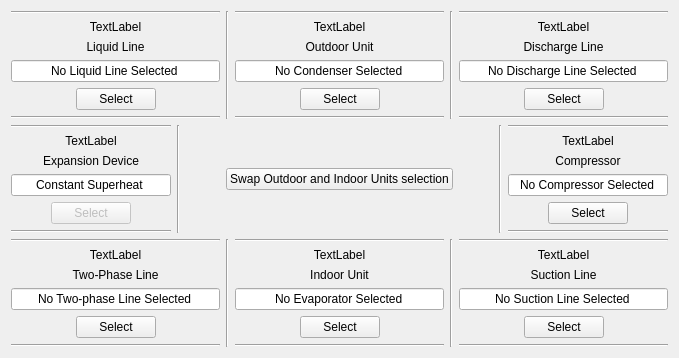
      <widget class="QWidget" name="tab_2">
       <attribute name="title">
        <string>Cycle Configuration</string>
       </attribute>
       <layout class="QVBoxLayout" name="verticalLayout_7">
        <item>
         <layout class="QHBoxLayout" name="horizontalLayout_3">
          <item>
           <layout class="QVBoxLayout" name="verticalLayout_11">
            <item>
             <widget class="Line" name="line_10">
              <property name="orientation">
               <enum>Qt::Horizontal</enum>
              </property>
             </widget>
            </item>
            <item>
             <widget class="QLabel" name="Liquidline_photo">
              <property name="text">
               <string>TextLabel</string>
              </property>
              <property name="alignment">
               <set>Qt::AlignCenter</set>
              </property>
             </widget>
            </item>
            <item>
             <widget class="QLabel" name="Liquidline_label">
              <property name="text">
               <string>Liquid Line</string>
              </property>
              <property name="alignment">
               <set>Qt::AlignCenter</set>
              </property>
             </widget>
            </item>
            <item>
             <widget class="QLineEdit" name="LiquidLine_selected_name">
              <property name="text">
               <string>No Liquid Line Selected</string>
              </property>
              <property name="alignment">
               <set>Qt::AlignCenter</set>
              </property>
              <property name="readOnly">
               <bool>true</bool>
              </property>
             </widget>
            </item>
            <item>
             <layout class="QHBoxLayout" name="horizontalLayout_10">
              <item>
               <spacer name="horizontalSpacer_12">
                <property name="orientation">
                 <enum>Qt::Horizontal</enum>
                </property>
                <property name="sizeHint" stdset="0">
                 <size>
                  <width>40</width>
                  <height>20</height>
                 </size>
                </property>
               </spacer>
              </item>
              <item>
               <widget class="QPushButton" name="LiquidLine_select_button">
                <property name="text">
                 <string>Select</string>
                </property>
               </widget>
              </item>
              <item>
               <spacer name="horizontalSpacer_13">
                <property name="orientation">
                 <enum>Qt::Horizontal</enum>
                </property>
                <property name="sizeHint" stdset="0">
                 <size>
                  <width>40</width>
                  <height>20</height>
                 </size>
                </property>
               </spacer>
              </item>
             </layout>
            </item>
            <item>
             <widget class="Line" name="line_9">
              <property name="orientation">
               <enum>Qt::Horizontal</enum>
              </property>
             </widget>
            </item>
           </layout>
          </item>
          <item>
           <widget class="Line" name="line_5">
            <property name="orientation">
             <enum>Qt::Vertical</enum>
            </property>
           </widget>
          </item>
          <item>
           <layout class="QVBoxLayout" name="verticalLayout_5">
            <item>
             <widget class="Line" name="line_8">
              <property name="orientation">
               <enum>Qt::Horizontal</enum>
              </property>
             </widget>
            </item>
            <item>
             <widget class="QLabel" name="Condenser_photo">
              <property name="text">
               <string>TextLabel</string>
              </property>
              <property name="alignment">
               <set>Qt::AlignCenter</set>
              </property>
             </widget>
            </item>
            <item>
             <widget class="QLabel" name="Condenser_label">
              <property name="text">
               <string>Outdoor Unit</string>
              </property>
              <property name="alignment">
               <set>Qt::AlignCenter</set>
              </property>
             </widget>
            </item>
            <item>
             <widget class="QLineEdit" name="Condenser_selected_name">
              <property name="text">
               <string>No Condenser Selected</string>
              </property>
              <property name="alignment">
               <set>Qt::AlignCenter</set>
              </property>
              <property name="readOnly">
               <bool>true</bool>
              </property>
             </widget>
            </item>
            <item>
             <layout class="QHBoxLayout" name="horizontalLayout_11">
              <item>
               <spacer name="horizontalSpacer_14">
                <property name="orientation">
                 <enum>Qt::Horizontal</enum>
                </property>
                <property name="sizeHint" stdset="0">
                 <size>
                  <width>40</width>
                  <height>20</height>
                 </size>
                </property>
               </spacer>
              </item>
              <item>
               <widget class="QPushButton" name="Condenser_select_button">
                <property name="text">
                 <string>Select</string>
                </property>
               </widget>
              </item>
              <item>
               <spacer name="horizontalSpacer_15">
                <property name="orientation">
                 <enum>Qt::Horizontal</enum>
                </property>
                <property name="sizeHint" stdset="0">
                 <size>
                  <width>40</width>
                  <height>20</height>
                 </size>
                </property>
               </spacer>
              </item>
             </layout>
            </item>
            <item>
             <widget class="Line" name="line_7">
              <property name="orientation">
               <enum>Qt::Horizontal</enum>
              </property>
             </widget>
            </item>
           </layout>
          </item>
          <item>
           <widget class="Line" name="line_6">
            <property name="orientation">
             <enum>Qt::Vertical</enum>
            </property>
           </widget>
          </item>
          <item>
           <layout class="QVBoxLayout" name="verticalLayout_6">
            <item>
             <widget class="Line" name="line_12">
              <property name="orientation">
               <enum>Qt::Horizontal</enum>
              </property>
             </widget>
            </item>
            <item>
             <widget class="QLabel" name="Dischargeline_photo">
              <property name="text">
               <string>TextLabel</string>
              </property>
              <property name="alignment">
               <set>Qt::AlignCenter</set>
              </property>
             </widget>
            </item>
            <item>
             <widget class="QLabel" name="Dischargeline_label">
              <property name="text">
               <string>Discharge Line</string>
              </property>
              <property name="alignment">
               <set>Qt::AlignCenter</set>
              </property>
             </widget>
            </item>
            <item>
             <widget class="QLineEdit" name="DischargeLine_selected_name">
              <property name="text">
               <string>No Discharge Line Selected</string>
              </property>
              <property name="alignment">
               <set>Qt::AlignCenter</set>
              </property>
              <property name="readOnly">
               <bool>true</bool>
              </property>
             </widget>
            </item>
            <item>
             <layout class="QHBoxLayout" name="horizontalLayout_12">
              <item>
               <spacer name="horizontalSpacer_16">
                <property name="orientation">
                 <enum>Qt::Horizontal</enum>
                </property>
                <property name="sizeHint" stdset="0">
                 <size>
                  <width>40</width>
                  <height>20</height>
                 </size>
                </property>
               </spacer>
              </item>
              <item>
               <widget class="QPushButton" name="DischargeLine_select_button">
                <property name="text">
                 <string>Select</string>
                </property>
               </widget>
              </item>
              <item>
               <spacer name="horizontalSpacer_17">
                <property name="orientation">
                 <enum>Qt::Horizontal</enum>
                </property>
                <property name="sizeHint" stdset="0">
                 <size>
                  <width>40</width>
                  <height>20</height>
                 </size>
                </property>
               </spacer>
              </item>
             </layout>
            </item>
            <item>
             <widget class="Line" name="line_11">
              <property name="orientation">
               <enum>Qt::Horizontal</enum>
              </property>
             </widget>
            </item>
           </layout>
          </item>
         </layout>
        </item>
        <item>
         <layout class="QHBoxLayout" name="horizontalLayout_2">
          <item>
           <layout class="QVBoxLayout" name="verticalLayout_2">
            <item>
             <widget class="Line" name="line">
              <property name="orientation">
               <enum>Qt::Horizontal</enum>
              </property>
             </widget>
            </item>
            <item>
             <widget class="QLabel" name="Expansion_photo">
              <property name="text">
               <string>TextLabel</string>
              </property>
              <property name="alignment">
               <set>Qt::AlignCenter</set>
              </property>
             </widget>
            </item>
            <item>
             <widget class="QLabel" name="Expansion_label">
              <property name="text">
               <string>Expansion Device</string>
              </property>
              <property name="alignment">
               <set>Qt::AlignCenter</set>
              </property>
             </widget>
            </item>
            <item>
             <widget class="QLineEdit" name="Expansion_selected_name">
              <property name="text">
               <string>Constant Superheat</string>
              </property>
              <property name="alignment">
               <set>Qt::AlignCenter</set>
              </property>
              <property name="readOnly">
               <bool>true</bool>
              </property>
             </widget>
            </item>
            <item>
             <layout class="QHBoxLayout" name="horizontalLayout_8">
              <item>
               <spacer name="horizontalSpacer_8">
                <property name="orientation">
                 <enum>Qt::Horizontal</enum>
                </property>
                <property name="sizeHint" stdset="0">
                 <size>
                  <width>40</width>
                  <height>20</height>
                 </size>
                </property>
               </spacer>
              </item>
              <item>
               <widget class="QPushButton" name="Expansion_select_button">
                <property name="enabled">
                 <bool>false</bool>
                </property>
                <property name="text">
                 <string>Select</string>
                </property>
               </widget>
              </item>
              <item>
               <spacer name="horizontalSpacer_9">
                <property name="orientation">
                 <enum>Qt::Horizontal</enum>
                </property>
                <property name="sizeHint" stdset="0">
                 <size>
                  <width>40</width>
                  <height>20</height>
                 </size>
                </property>
               </spacer>
              </item>
             </layout>
            </item>
            <item>
             <widget class="Line" name="line_2">
              <property name="orientation">
               <enum>Qt::Horizontal</enum>
              </property>
             </widget>
            </item>
           </layout>
          </item>
          <item>
           <widget class="Line" name="line_16">
            <property name="orientation">
             <enum>Qt::Vertical</enum>
            </property>
           </widget>
          </item>
          <item>
           <spacer name="horizontalSpacer">
            <property name="orientation">
             <enum>Qt::Horizontal</enum>
            </property>
            <property name="sizeHint" stdset="0">
             <size>
              <width>40</width>
              <height>20</height>
             </size>
            </property>
           </spacer>
          </item>
          <item>
           <widget class="QPushButton" name="swap_HXs_button">
            <property name="text">
             <string>Swap Outdoor and Indoor Units selection</string>
            </property>
           </widget>
          </item>
          <item>
           <spacer name="horizontalSpacer_18">
            <property name="orientation">
             <enum>Qt::Horizontal</enum>
            </property>
            <property name="sizeHint" stdset="0">
             <size>
              <width>40</width>
              <height>20</height>
             </size>
            </property>
           </spacer>
          </item>
          <item>
           <widget class="Line" name="line_15">
            <property name="orientation">
             <enum>Qt::Vertical</enum>
            </property>
           </widget>
          </item>
          <item>
           <layout class="QVBoxLayout" name="verticalLayout_4">
            <item>
             <widget class="Line" name="line_13">
              <property name="orientation">
               <enum>Qt::Horizontal</enum>
              </property>
             </widget>
            </item>
            <item>
             <widget class="QLabel" name="Compressor_photo">
              <property name="text">
               <string>TextLabel</string>
              </property>
              <property name="alignment">
               <set>Qt::AlignCenter</set>
              </property>
             </widget>
            </item>
            <item>
             <widget class="QLabel" name="Compressor_label">
              <property name="text">
               <string>Compressor</string>
              </property>
              <property name="alignment">
               <set>Qt::AlignCenter</set>
              </property>
             </widget>
            </item>
            <item>
             <widget class="QLineEdit" name="Compressor_selected_name">
              <property name="text">
               <string>No Compressor Selected</string>
              </property>
              <property name="alignment">
               <set>Qt::AlignCenter</set>
              </property>
              <property name="readOnly">
               <bool>true</bool>
              </property>
             </widget>
            </item>
            <item>
             <layout class="QHBoxLayout" name="horizontalLayout_9">
              <item>
               <spacer name="horizontalSpacer_10">
                <property name="orientation">
                 <enum>Qt::Horizontal</enum>
                </property>
                <property name="sizeHint" stdset="0">
                 <size>
                  <width>40</width>
                  <height>20</height>
                 </size>
                </property>
               </spacer>
              </item>
              <item>
               <widget class="QPushButton" name="Compressor_select_button">
                <property name="text">
                 <string>Select</string>
                </property>
               </widget>
              </item>
              <item>
               <spacer name="horizontalSpacer_11">
                <property name="orientation">
                 <enum>Qt::Horizontal</enum>
                </property>
                <property name="sizeHint" stdset="0">
                 <size>
                  <width>40</width>
                  <height>20</height>
                 </size>
                </property>
               </spacer>
              </item>
             </layout>
            </item>
            <item>
             <widget class="Line" name="line_14">
              <property name="orientation">
               <enum>Qt::Horizontal</enum>
              </property>
             </widget>
            </item>
           </layout>
          </item>
         </layout>
        </item>
        <item>
         <layout class="QHBoxLayout" name="horizontalLayout">
          <item>
           <layout class="QVBoxLayout" name="verticalLayout_10">
            <item>
             <widget class="Line" name="line_17">
              <property name="orientation">
               <enum>Qt::Horizontal</enum>
              </property>
             </widget>
            </item>
            <item>
             <widget class="QLabel" name="Twophaseline_photo">
              <property name="text">
               <string>TextLabel</string>
              </property>
              <property name="alignment">
               <set>Qt::AlignCenter</set>
              </property>
             </widget>
            </item>
            <item>
             <widget class="QLabel" name="Twophaseline_label">
              <property name="text">
               <string>Two-Phase Line</string>
              </property>
              <property name="alignment">
               <set>Qt::AlignCenter</set>
              </property>
             </widget>
            </item>
            <item>
             <widget class="QLineEdit" name="TwophaseLine_selected_name">
              <property name="text">
               <string>No Two-phase Line Selected</string>
              </property>
              <property name="alignment">
               <set>Qt::AlignCenter</set>
              </property>
              <property name="readOnly">
               <bool>true</bool>
              </property>
             </widget>
            </item>
            <item>
             <layout class="QHBoxLayout" name="horizontalLayout_7">
              <item>
               <spacer name="horizontalSpacer_6">
                <property name="orientation">
                 <enum>Qt::Horizontal</enum>
                </property>
                <property name="sizeHint" stdset="0">
                 <size>
                  <width>40</width>
                  <height>20</height>
                 </size>
                </property>
               </spacer>
              </item>
              <item>
               <widget class="QPushButton" name="TwophaseLine_select_button">
                <property name="text">
                 <string>Select</string>
                </property>
               </widget>
              </item>
              <item>
               <spacer name="horizontalSpacer_7">
                <property name="orientation">
                 <enum>Qt::Horizontal</enum>
                </property>
                <property name="sizeHint" stdset="0">
                 <size>
                  <width>40</width>
                  <height>20</height>
                 </size>
                </property>
               </spacer>
              </item>
             </layout>
            </item>
            <item>
             <widget class="Line" name="line_18">
              <property name="orientation">
               <enum>Qt::Horizontal</enum>
              </property>
             </widget>
            </item>
           </layout>
          </item>
          <item>
           <widget class="Line" name="line_3">
            <property name="orientation">
             <enum>Qt::Vertical</enum>
            </property>
           </widget>
          </item>
          <item>
           <layout class="QVBoxLayout" name="verticalLayout">
            <item>
             <widget class="Line" name="line_20">
              <property name="orientation">
               <enum>Qt::Horizontal</enum>
              </property>
             </widget>
            </item>
            <item>
             <widget class="QLabel" name="Evaporator_photo">
              <property name="text">
               <string>TextLabel</string>
              </property>
              <property name="alignment">
               <set>Qt::AlignCenter</set>
              </property>
             </widget>
            </item>
            <item>
             <widget class="QLabel" name="Evaporator_label">
              <property name="text">
               <string>Indoor Unit</string>
              </property>
              <property name="alignment">
               <set>Qt::AlignCenter</set>
              </property>
             </widget>
            </item>
            <item>
             <widget class="QLineEdit" name="Evaporator_selected_name">
              <property name="text">
               <string>No Evaporator Selected</string>
              </property>
              <property name="alignment">
               <set>Qt::AlignCenter</set>
              </property>
              <property name="readOnly">
               <bool>true</bool>
              </property>
             </widget>
            </item>
            <item>
             <layout class="QHBoxLayout" name="horizontalLayout_5">
              <item>
               <spacer name="horizontalSpacer_3">
                <property name="orientation">
                 <enum>Qt::Horizontal</enum>
                </property>
                <property name="sizeHint" stdset="0">
                 <size>
                  <width>40</width>
                  <height>20</height>
                 </size>
                </property>
               </spacer>
              </item>
              <item>
               <widget class="QPushButton" name="Evaporator_select_button">
                <property name="text">
                 <string>Select</string>
                </property>
               </widget>
              </item>
              <item>
               <spacer name="horizontalSpacer_2">
                <property name="orientation">
                 <enum>Qt::Horizontal</enum>
                </property>
                <property name="sizeHint" stdset="0">
                 <size>
                  <width>40</width>
                  <height>20</height>
                 </size>
                </property>
               </spacer>
              </item>
             </layout>
            </item>
            <item>
             <widget class="Line" name="line_19">
              <property name="orientation">
               <enum>Qt::Horizontal</enum>
              </property>
             </widget>
            </item>
           </layout>
          </item>
          <item>
           <widget class="Line" name="line_4">
            <property name="orientation">
             <enum>Qt::Vertical</enum>
            </property>
           </widget>
          </item>
          <item>
           <layout class="QVBoxLayout" name="verticalLayout_3">
            <item>
             <widget class="Line" name="line_22">
              <property name="orientation">
               <enum>Qt::Horizontal</enum>
              </property>
             </widget>
            </item>
            <item>
             <widget class="QLabel" name="Suctionline_photo">
              <property name="text">
               <string>TextLabel</string>
              </property>
              <property name="alignment">
               <set>Qt::AlignCenter</set>
              </property>
             </widget>
            </item>
            <item>
             <widget class="QLabel" name="Suctionline_label">
              <property name="text">
               <string>Suction Line</string>
              </property>
              <property name="alignment">
               <set>Qt::AlignCenter</set>
              </property>
             </widget>
            </item>
            <item>
             <widget class="QLineEdit" name="SuctionLine_selected_name">
              <property name="text">
               <string>No Suction Line Selected</string>
              </property>
              <property name="alignment">
               <set>Qt::AlignCenter</set>
              </property>
              <property name="readOnly">
               <bool>true</bool>
              </property>
             </widget>
            </item>
            <item>
             <layout class="QHBoxLayout" name="horizontalLayout_6">
              <item>
               <spacer name="horizontalSpacer_4">
                <property name="orientation">
                 <enum>Qt::Horizontal</enum>
                </property>
                <property name="sizeHint" stdset="0">
                 <size>
                  <width>40</width>
                  <height>20</height>
                 </size>
                </property>
               </spacer>
              </item>
              <item>
               <widget class="QPushButton" name="SuctionLine_select_button">
                <property name="text">
                 <string>Select</string>
                </property>
               </widget>
              </item>
              <item>
               <spacer name="horizontalSpacer_5">
                <property name="orientation">
                 <enum>Qt::Horizontal</enum>
                </property>
                <property name="sizeHint" stdset="0">
                 <size>
                  <width>40</width>
                  <height>20</height>
                 </size>
                </property>
               </spacer>
              </item>
             </layout>
            </item>
            <item>
             <widget class="Line" name="line_21">
              <property name="orientation">
               <enum>Qt::Horizontal</enum>
              </property>
             </widget>
            </item>
           </layout>
          </item>
         </layout>
        </item>
       </layout>
      </widget>
